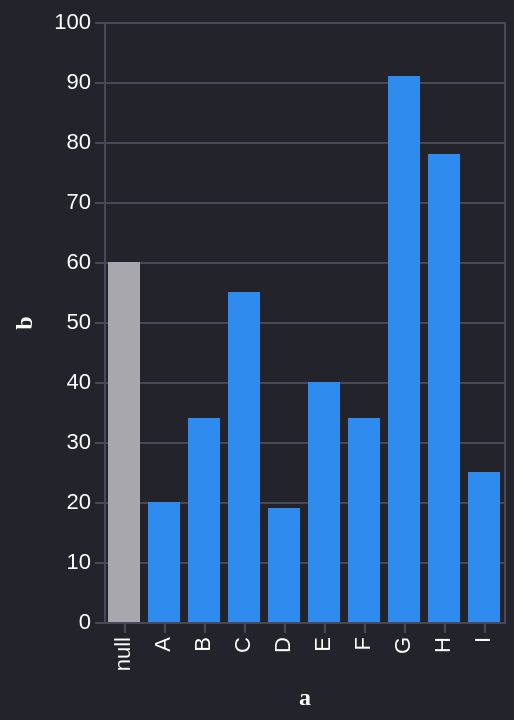

Here is the Vega-Lite specification saved for this chart:
### Vega-Lite specification from a JSON file in a GitHub repository (floating-point values rounded to 4 significant figures)
{"mark": "bar", "encoding": {"x": {"field": "a", "type": "ordinal"}, "y": {"field": "b", "type": "quantitative"}, "color": {"condition": {"value": "#A7A7AD", "test": "datum.a === null"}}}, "$schema": "https://vega.github.io/schema/vega-lite/v3.json", "data": {"values": [{"a": "A", "b": 20}, {"a": "B", "b": 34}, {"a": "C", "b": 55}, {"a": "D", "b": 19}, {"a": "E", "b": 40}, {"a": "F", "b": 34}, {"a": "G", "b": 91}, {"a": "H", "b": 78}, {"a": "I", "b": 25}, {"a": null, "b": 60}]}, "config": {"legend": {"symbolBaseFillColor": "#fff", "offset": 24}, "range": {"ramp": {"scheme": "viridis", "extent": [0, 1]}, "turi16": ["#308BEF", "#AFD3FD", "#4DC960", "#AEE395", "#FF9500", "#FBD397", "#EF5C53", "#FF9DA8", "#A34FCD", "#E9AEFF", "#00A39B", "#42D3C6", "#98685E", "#CCB1A0", "#AC9A06", "#EEDB41"], "heatmap": {"scheme": "viridis", "extent": [0, 1]}, "category": ["#308BEF", "#4DC960", "#FF9500", "#EF5C53", "#A34FCD", "#00A39B", "#98685E", "#EEDB41"], "ordinal": {"scheme": "viridis", "extent": [0, 1]}}, "circle": {"size": 50}, "title": {"color": "#fff", "fontSize": 14, "offset": 16}, "point": {"size": 50}, "text": {"fill": "#fff"}, "mark": {"color": "#308BEF"}, "square": {"size": 50}, "view": {"stroke": "#484856"}, "scale": {"rangeStep": 20, "bandPaddingInner": 0.2}, "axis": {"tickColor": "#484856", "labelSeparation": 4, "domain": false, "gridColor": "#484856", "titlePadding": 8}, "background": "#23232B", "area": {"opacity": 0.4}, "style": {"lineMarker": {"fill": "white", "stroke": "#308BEF"}, "crosshair": {"strokeDash": [2, 2], "stroke": "#666"}, "guide-title": {"fill": "#fff", "font": "not-a-font", "fontSize": 12, "fontWeight": 600}, "guide-label": {"fill": "#fff", "fontSize": 11}}}}
